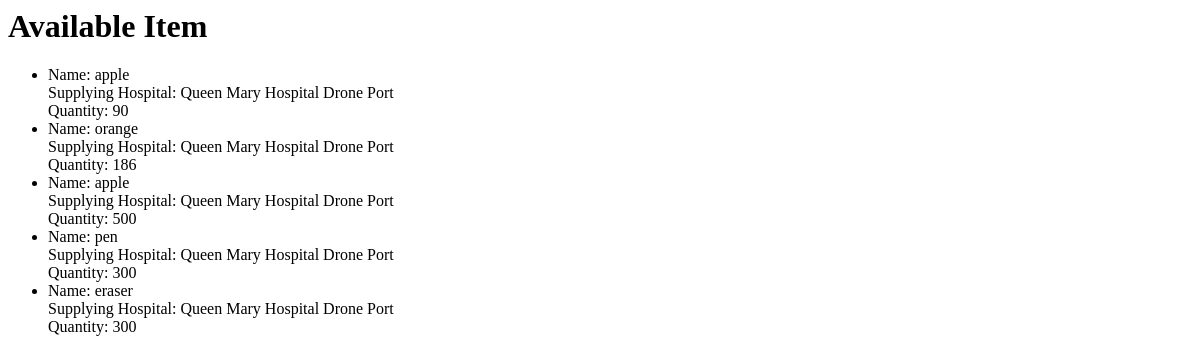
/asp/items, run on an earlier commit of the app's database.
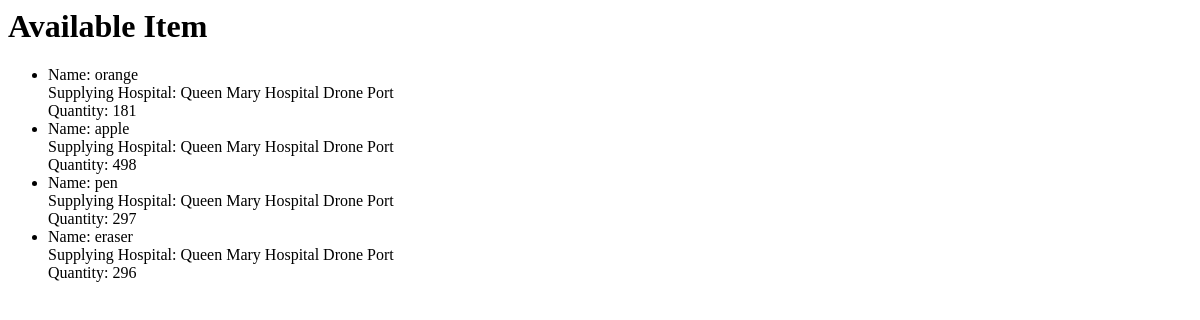
And on a later commit of the database.
### asp/models.py (models this page shows, shortened)
class Available_Item(models.Model):
    item_abstract = models.ForeignKey(Item, on_delete=models.CASCADE)
    supplying_hospital = models.ForeignKey(Hospital, on_delete=models.CASCADE)
    quantity = models.PositiveIntegerField(default = 0)

class Item(models.Model):
    name = models.CharField(max_length = 200)
    category = models.ForeignKey(Category, on_delete=models.CASCADE)
    description = models.CharField(max_length = 200)
    weight = models.FloatField(default = 0)
    image = models.ImageField(upload_to = '',max_length = 100, null = True, blank = True)

class Hospital(models.Model):
    SUPPLY='SP'
    DEMAND='DM'
    ROLES = (
        (SUPPLY, 'Supplying Hospital'),
        (DEMAND, 'Demanding Hospital')
    )
    name = models.CharField(max_length = 200)
    latitude = models.FloatField()
    longtitude = models.FloatField()
    altitude = models.FloatField()
    supplying_hospital = models.ForeignKey('self', on_delete=models.CASCADE, related_name = 'Hospital_supplying_hospital', null=True, blank=True)
    role = models.CharField(
        max_length = 2,
        choices = ROLES,
        default = DEMAND
    )
    def __str__(self):
        return f"{self.name}"

### asp/views.py (the view)
# urls.py: path('items', views.ItemsViewAll.as_view(), name='items'),
class ItemsViewAll(ListView):
    model = Available_Item

### asp/templates/asp/available_item_list.html (shortened to what this page needs)
<h1>Available Item</h1>
<ul>
{% for item in available_item_list %}
    <li>
        Name: {{ item.item_abstract.name }}
        <br>
        Supplying Hospital: {{ item.supplying_hospital }}
        <br>
        Quantity: {{ item.quantity }}
    </li>
{% empty %}
    <li>No item yet</li>
{% endfor %}
</ul>

What changed in the data, as far as the page shows it:
removed Available_Item: item_abstract.name "apple", supplying_hospital "Queen Mary Hospital Drone Port", quantity "90"
changed Available_Item "orange": quantity "186" → "181"
changed Available_Item "apple": quantity "500" → "498"
changed Available_Item "pen": quantity "300" → "297"
changed Available_Item "eraser": quantity "300" → "296"
